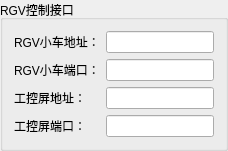
         <widget class="QGroupBox" name="groupBox_53">
          <property name="title">
           <string>RGV控制接口</string>
          </property>
          <layout class="QGridLayout" name="gridLayout_64">
           <item row="2" column="1">
            <widget class="QLineEdit" name="Mcgs_Ip"/>
           </item>
           <item row="0" column="1">
            <widget class="QLineEdit" name="RGV_Ip">
             <property name="sizePolicy">
              <sizepolicy hsizetype="Expanding" vsizetype="Fixed">
               <horstretch>0</horstretch>
               <verstretch>0</verstretch>
              </sizepolicy>
             </property>
            </widget>
           </item>
           <item row="1" column="1">
            <widget class="QLineEdit" name="RGV_Port">
             <property name="sizePolicy">
              <sizepolicy hsizetype="Expanding" vsizetype="Fixed">
               <horstretch>0</horstretch>
               <verstretch>0</verstretch>
              </sizepolicy>
             </property>
             <property name="text">
              <string/>
             </property>
            </widget>
           </item>
           <item row="2" column="0">
            <widget class="QLabel" name="label_117">
             <property name="text">
              <string>工控屏地址：</string>
             </property>
            </widget>
           </item>
           <item row="1" column="0">
            <widget class="QLabel" name="label_122">
             <property name="sizePolicy">
              <sizepolicy hsizetype="Preferred" vsizetype="Fixed">
               <horstretch>0</horstretch>
               <verstretch>0</verstretch>
              </sizepolicy>
             </property>
             <property name="text">
              <string>RGV小车端口：</string>
             </property>
            </widget>
           </item>
           <item row="0" column="0">
            <widget class="QLabel" name="label_139">
             <property name="sizePolicy">
              <sizepolicy hsizetype="Preferred" vsizetype="Fixed">
               <horstretch>0</horstretch>
               <verstretch>0</verstretch>
              </sizepolicy>
             </property>
             <property name="text">
              <string>RGV小车地址：</string>
             </property>
            </widget>
           </item>
           <item row="3" column="0">
            <widget class="QLabel" name="label_141">
             <property name="text">
              <string>工控屏端口：</string>
             </property>
            </widget>
           </item>
           <item row="3" column="1">
            <widget class="QLineEdit" name="Mcgs_Port"/>
           </item>
          </layout>
         </widget>
